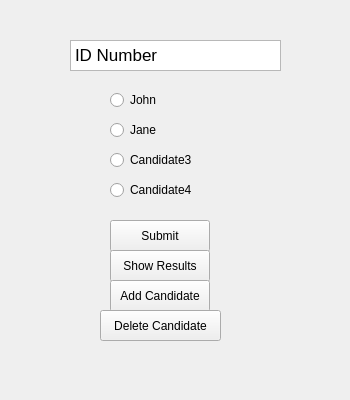
<?xml version="1.0" encoding="UTF-8"?>
<ui version="4.0">
 <class>Form</class>
 <widget class="QWidget" name="Form">
  <property name="geometry">
   <rect>
    <x>0</x>
    <y>0</y>
    <width>350</width>
    <height>400</height>
   </rect>
  </property>
  <property name="sizePolicy">
   <sizepolicy hsizetype="Fixed" vsizetype="Fixed">
    <horstretch>0</horstretch>
    <verstretch>0</verstretch>
   </sizepolicy>
  </property>
  <property name="minimumSize">
   <size>
    <width>350</width>
    <height>400</height>
   </size>
  </property>
  <property name="maximumSize">
   <size>
    <width>350</width>
    <height>400</height>
   </size>
  </property>
  <property name="windowTitle">
   <string>Form</string>
  </property>
  <widget class="QTextEdit" name="IDtextbox">
   <property name="geometry">
    <rect>
     <x>70</x>
     <y>40</y>
     <width>211</width>
     <height>31</height>
    </rect>
   </property>
   <property name="html">
    <string>&lt;!DOCTYPE HTML PUBLIC &quot;-//W3C//DTD HTML 4.0//EN&quot; &quot;http://www.w3.org/TR/REC-html40/strict.dtd&quot;&gt;
&lt;html&gt;&lt;head&gt;&lt;meta name=&quot;qrichtext&quot; content=&quot;1&quot; /&gt;&lt;meta charset=&quot;utf-8&quot; /&gt;&lt;style type=&quot;text/css&quot;&gt;
p, li { white-space: pre-wrap; }
hr { height: 1px; border-width: 0; }
li.unchecked::marker { content: &quot;\2610&quot;; }
li.checked::marker { content: &quot;\2612&quot;; }
&lt;/style&gt;&lt;/head&gt;&lt;body style=&quot; font-family:'.AppleSystemUIFont'; font-size:13pt; font-weight:400; font-style:normal;&quot;&gt;
&lt;p style=&quot; margin-top:0px; margin-bottom:0px; margin-left:0px; margin-right:0px; -qt-block-indent:0; text-indent:0px;&quot;&gt;ID Number&lt;/p&gt;&lt;/body&gt;&lt;/html&gt;</string>
   </property>
  </widget>
  <widget class="QRadioButton" name="radioButton">
   <property name="geometry">
    <rect>
     <x>110</x>
     <y>90</y>
     <width>99</width>
     <height>20</height>
    </rect>
   </property>
   <property name="text">
    <string>John</string>
   </property>
  </widget>
  <widget class="QRadioButton" name="radioButton_2">
   <property name="geometry">
    <rect>
     <x>110</x>
     <y>120</y>
     <width>99</width>
     <height>20</height>
    </rect>
   </property>
   <property name="text">
    <string>Jane</string>
   </property>
  </widget>
  <widget class="QRadioButton" name="radioButton_3">
   <property name="geometry">
    <rect>
     <x>110</x>
     <y>150</y>
     <width>99</width>
     <height>20</height>
    </rect>
   </property>
   <property name="text">
    <string>Candidate3</string>
   </property>
  </widget>
  <widget class="QRadioButton" name="radioButton_4">
   <property name="geometry">
    <rect>
     <x>110</x>
     <y>180</y>
     <width>99</width>
     <height>20</height>
    </rect>
   </property>
   <property name="text">
    <string>Candidate4</string>
   </property>
  </widget>
  <widget class="QPushButton" name="DoneButton">
   <property name="geometry">
    <rect>
     <x>110</x>
     <y>220</y>
     <width>100</width>
     <height>32</height>
    </rect>
   </property>
   <property name="text">
    <string>Submit</string>
   </property>
  </widget>
  <widget class="QPushButton" name="ResultsButton">
   <property name="geometry">
    <rect>
     <x>110</x>
     <y>250</y>
     <width>100</width>
     <height>32</height>
    </rect>
   </property>
   <property name="text">
    <string>Show Results</string>
   </property>
  </widget>
  <widget class="QPushButton" name="CandidateButton">
   <property name="geometry">
    <rect>
     <x>110</x>
     <y>280</y>
     <width>100</width>
     <height>32</height>
    </rect>
   </property>
   <property name="text">
    <string>Add Candidate</string>
   </property>
  </widget>
  <widget class="QPushButton" name="DeleteButton">
   <property name="geometry">
    <rect>
     <x>100</x>
     <y>310</y>
     <width>121</width>
     <height>31</height>
    </rect>
   </property>
   <property name="text">
    <string>Delete Candidate</string>
   </property>
  </widget>
 </widget>
 <resources/>
 <connections/>
</ui>
